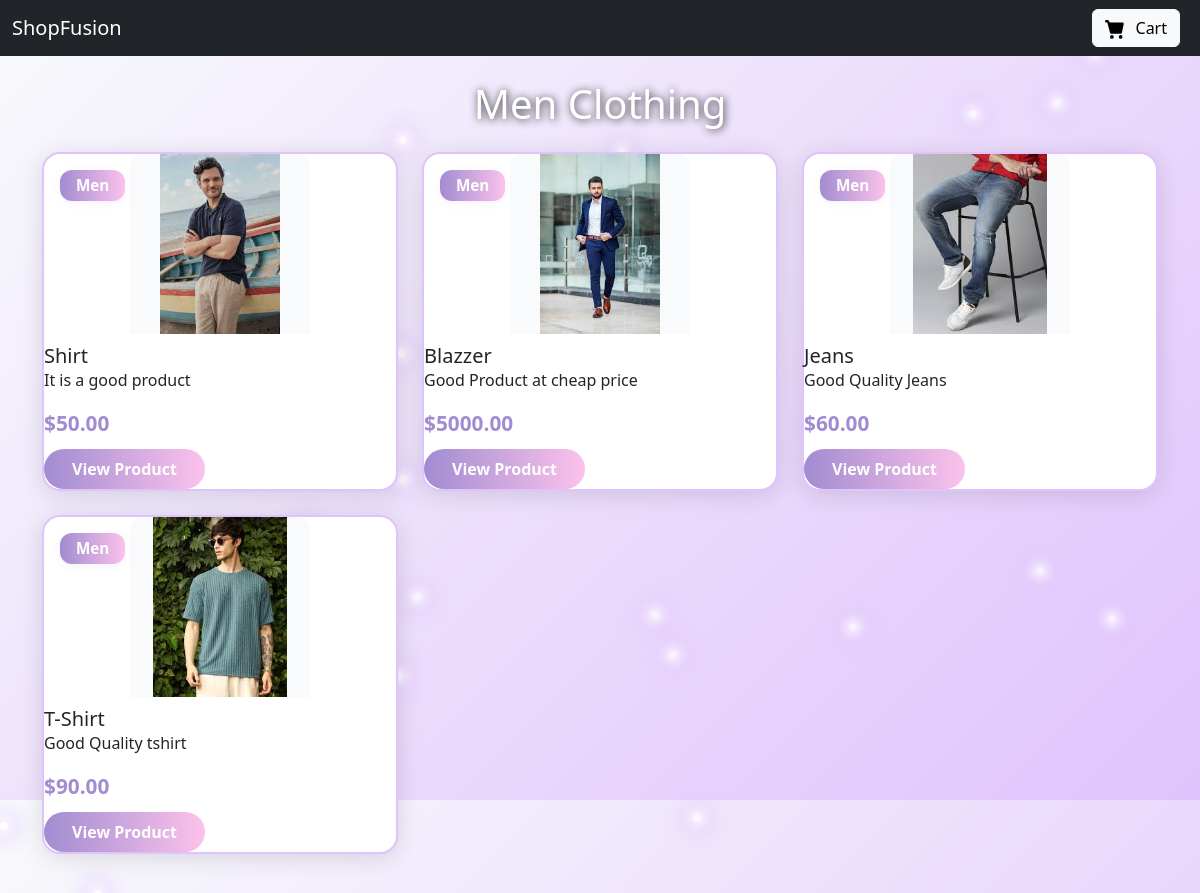
The page /category/men/ on the database its author committed.
### store/models.py (models this page shows, shortened)
class Category(models.Model):
    CATEGORY_CHOICES = [
        ('men', 'Men'),
        ('Woman', 'Woman'),
    ]
    name = models.CharField(max_length=100, choices=CATEGORY_CHOICES, unique=True)

class Product(models.Model):
    category = models.ForeignKey(Category, on_delete=models.CASCADE)
    name = models.CharField(max_length=200)
    image = models.ImageField(upload_to='products/')
    specification = models.TextField()
    price = models.DecimalField(max_digits=10, decimal_places=2)
    initial_total_stock = models.PositiveIntegerField(default=10)

### store/views.py (the view)
# urls.py: path('category/<str:category_name>/', views.product_list, name='product_list'),
def product_list(request, category_name):
    category = get_object_or_404(Category, name=category_name)
    products = Product.objects.filter(category=category)
    return render(request, 'store/product_list.html', {'category': category, 'products': products})

### store/templates/store/product_list.html (shortened to what this page needs)
<!DOCTYPE html>
<html lang="en">
<head>
    <link href="https://cdn.jsdelivr.net/npm/bootstrap@5.3.0/dist/css/bootstrap.min.css" rel="stylesheet">
</head>
<body>
    <nav class="navbar navbar-expand-lg navbar-dark bg-dark">
        <div class="container-fluid">
            <a class="navbar-brand" href="{% url 'user_home' %}">ShopFusion</a>
            <div class="d-flex align-items-center">
                <a href="{% url 'cart' %}" class="btn btn-light me-2" title="Go to Cart">
                    Cart
                </a>
            </div>
        </div>
    </nav>
    <div class="container mt-4">
        <div class="mb-4">
            <h1 class="text-white text-center mb-3" style="text-shadow: 1px 1px 8px #222;">{{ category.get_name_display }} Clothing</h1>
        </div>
        <div class="row">
            {% for product in products %}
            <div class="col-md-4 mb-4">
                <div class="product-card h-100">
                    <span class="product-badge">{{ category.get_name_display }}</span>
                    <img src="{{ product.image.url }}" class="card-img-top product-img" alt="{{ product.name }}">
                    <div class="card-body">
                        <h5 class="card-title">{{ product.name }}</h5>
                        <p class="card-text">{{ product.specification|truncatewords:15 }}</p>
                        <div class="product-price">${{ product.price }}</div>
                        <a href="{% url 'product_detail' product.pk %}" class="btn btn-view">View Product</a>
                    </div>
                </div>
            </div>
            {% endfor %}
        </div>
    </div>
</body>
</html>

### store/templates/store/product_list.html (style rules this page uses)
body { background: linear-gradient(135deg, #f8fafc 0%, #e0c3fc 100%); min-height: 100vh; position: relative; overflow-x: hidden; }
.product-card { box-shadow: 0 4px 24px rgba(0,0,0,0.12); border-radius: 18px; background: #fff; transition: transform 0.2s, box-shadow 0.2s; border: 2px solid #e0c3fc; position: relative; }
.product-img { width: 180px; height: 180px; object-fit: contain; background: #f8fafc; border-radius: 12px 12px 0 0; margin: 0 auto 10px auto; display: block; }
.product-badge { position: absolute; top: 16px; left: 16px; background: linear-gradient(90deg, #a18cd1 0%, #fbc2eb 100%); color: #fff; font-size: 0.95rem; font-weight: 600; padding: 4px 16px; border-radius: 12px; box-shadow: 0 2px 8px rgba(161,140,209,0.12); }
.product-price { font-size: 1.3rem; color: #a18cd1; font-weight: bold; margin-bottom: 10px; }
.btn-view { background: linear-gradient(90deg, #a18cd1 0%, #fbc2eb 100%); border: none; color: #fff; font-weight: 600; border-radius: 24px; padding: 8px 28px; transition: background 0.2s; }

### rows shown on the page
Category: name "Men"
Product: image (picture), name "Shirt", specification "It is a good product", price "50.00"
Product: image (picture), name "Blazzer", specification "Good Product at cheap price", price "5000.00"
Product: image (picture), name "Jeans", specification "Good Quality Jeans", price "60.00"
Product: image (picture), name "T-Shirt", specification "Good Quality tshirt", price "90.00"
